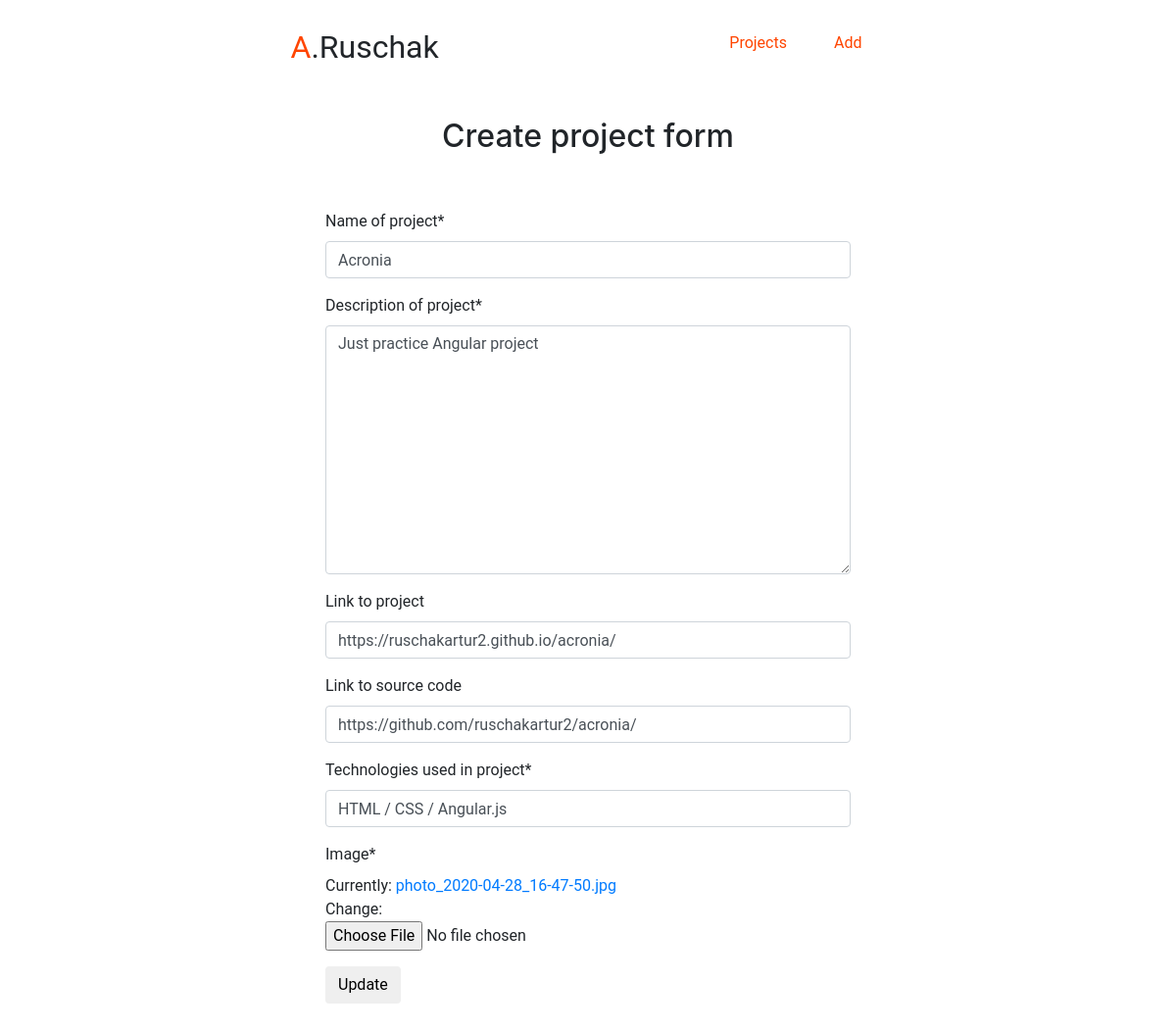
Screenshot of /adminPanel/page/update/4 (signed in) with the database file from the repository.
### pages/models.py (models this page shows, shortened)
class Work(models.Model):
    title = models.CharField(max_length=255, verbose_name='name of project')
    description = models.TextField(verbose_name='Description of project')
    demo_link = models.CharField(max_length=255, verbose_name='Link to project', blank=True)
    source_link = models.CharField(max_length=255, verbose_name='Link to source code', blank=True)
    technologies_used = models.CharField(max_length=255, verbose_name='Technologies used in project')
    image = models.ImageField()

### adminPanel/views.py (the view)
# urls.py: path('update/<int:pk>', AdminProjectUpdate.as_view(),name='project_update'),
class AdminProjectUpdate(LoginRequiredMixin,UpdateView):
    model = Work
    template_name = 'project_update.html'
    fields = '__all__'

### templates/project_update.html (shortened to what this page needs)
{% extends 'base.html' %}
{% load crispy_forms_tags %}
{% block content %}
    <h2 class="title">Create project form</h2>
    <form method="POST" style="max-width:600px;margin:0 auto;margin-top: 3vh;padding:4vh;" enctype="multipart/form-data">
    {{ form|crispy }}
            <button type="submit" class="save btn btn-default" style="margin:0 auto;">Update</button>
    </form>
{% endblock content %}

### pages/static/css/styles.css (style rules this page uses)
* { margin: 0; font-family: 'Roboto', sans-serif; }
.title { text-align: center; margin-top: 3vh; }

### rows the page displays
Work: title "Acronia", description "Just practice Angular project", demo_link "https://ruschakartur2.github.io/acronia/", source_link "https://github.com/ruschakartur2/acronia/", technologies_used "HTML / CSS / Angular.js"
